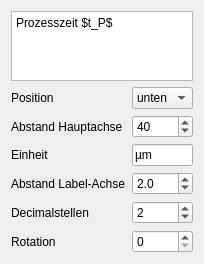
            <widget class="QWidget" name="x2Page">
             <property name="geometry">
              <rect>
               <x>0</x>
               <y>0</y>
               <width>184</width>
               <height>217</height>
              </rect>
             </property>
             <attribute name="label">
              <string>x - Achse Nr. 2</string>
             </attribute>
             <layout class="QVBoxLayout" name="verticalLayout_5">
              <item>
               <widget class="QPlainTextEdit" name="xLabel2">
                <property name="plainText">
                 <string>Prozesszeit $t_P$</string>
                </property>
               </widget>
              </item>
              <item>
               <layout class="QFormLayout" name="formLayout_6">
                <item row="0" column="0">
                 <widget class="QLabel" name="label_20">
                  <property name="text">
                   <string>Position</string>
                  </property>
                 </widget>
                </item>
                <item row="0" column="1">
                 <widget class="QComboBox" name="xLabelPosition2">
                  <item>
                   <property name="text">
                    <string>unten</string>
                   </property>
                  </item>
                  <item>
                   <property name="text">
                    <string>oben</string>
                   </property>
                  </item>
                 </widget>
                </item>
                <item row="1" column="0">
                 <widget class="QLabel" name="label_96">
                  <property name="text">
                   <string>Abstand Hauptachse</string>
                  </property>
                 </widget>
                </item>
                <item row="1" column="1">
                 <widget class="QDoubleSpinBox" name="xOutward">
                  <property name="decimals">
                   <number>0</number>
                  </property>
                  <property name="minimum">
                   <double>0.000000000000000</double>
                  </property>
                  <property name="maximum">
                   <double>500.000000000000000</double>
                  </property>
                  <property name="singleStep">
                   <double>1.000000000000000</double>
                  </property>
                  <property name="value">
                   <double>40.000000000000000</double>
                  </property>
                 </widget>
                </item>
                <item row="2" column="0">
                 <widget class="QLabel" name="label_50">
                  <property name="text">
                   <string>Einheit</string>
                  </property>
                 </widget>
                </item>
                <item row="2" column="1">
                 <widget class="QLineEdit" name="xUnit2">
                  <property name="text">
                   <string>µm</string>
                  </property>
                 </widget>
                </item>
                <item row="3" column="0">
                 <widget class="QLabel" name="label_69">
                  <property name="text">
                   <string>Abstand Label-Achse</string>
                  </property>
                 </widget>
                </item>
                <item row="3" column="1">
                 <widget class="QDoubleSpinBox" name="labelPadX2">
                  <property name="decimals">
                   <number>1</number>
                  </property>
                  <property name="minimum">
                   <double>-100.000000000000000</double>
                  </property>
                  <property name="maximum">
                   <double>100.000000000000000</double>
                  </property>
                  <property name="singleStep">
                   <double>1.000000000000000</double>
                  </property>
                  <property name="value">
                   <double>2.000000000000000</double>
                  </property>
                 </widget>
                </item>
                <item row="4" column="0">
                 <widget class="QLabel" name="label_74">
                  <property name="text">
                   <string>Decimalstellen</string>
                  </property>
                 </widget>
                </item>
                <item row="4" column="1">
                 <widget class="QDoubleSpinBox" name="xDecimals2">
                  <property name="decimals">
                   <number>0</number>
                  </property>
                  <property name="minimum">
                   <double>0.000000000000000</double>
                  </property>
                  <property name="maximum">
                   <double>100.000000000000000</double>
                  </property>
                  <property name="singleStep">
                   <double>1.000000000000000</double>
                  </property>
                  <property name="value">
                   <double>2.000000000000000</double>
                  </property>
                 </widget>
                </item>
                <item row="5" column="0">
                 <widget class="QLabel" name="label_94">
                  <property name="text">
                   <string>Rotation</string>
                  </property>
                 </widget>
                </item>
                <item row="5" column="1">
                 <widget class="QDoubleSpinBox" name="xRotation2">
                  <property name="decimals">
                   <number>0</number>
                  </property>
                  <property name="minimum">
                   <double>0.000000000000000</double>
                  </property>
                  <property name="maximum">
                   <double>360.000000000000000</double>
                  </property>
                  <property name="singleStep">
                   <double>1.000000000000000</double>
                  </property>
                  <property name="value">
                   <double>0.000000000000000</double>
                  </property>
                 </widget>
                </item>
               </layout>
              </item>
             </layout>
            </widget>
